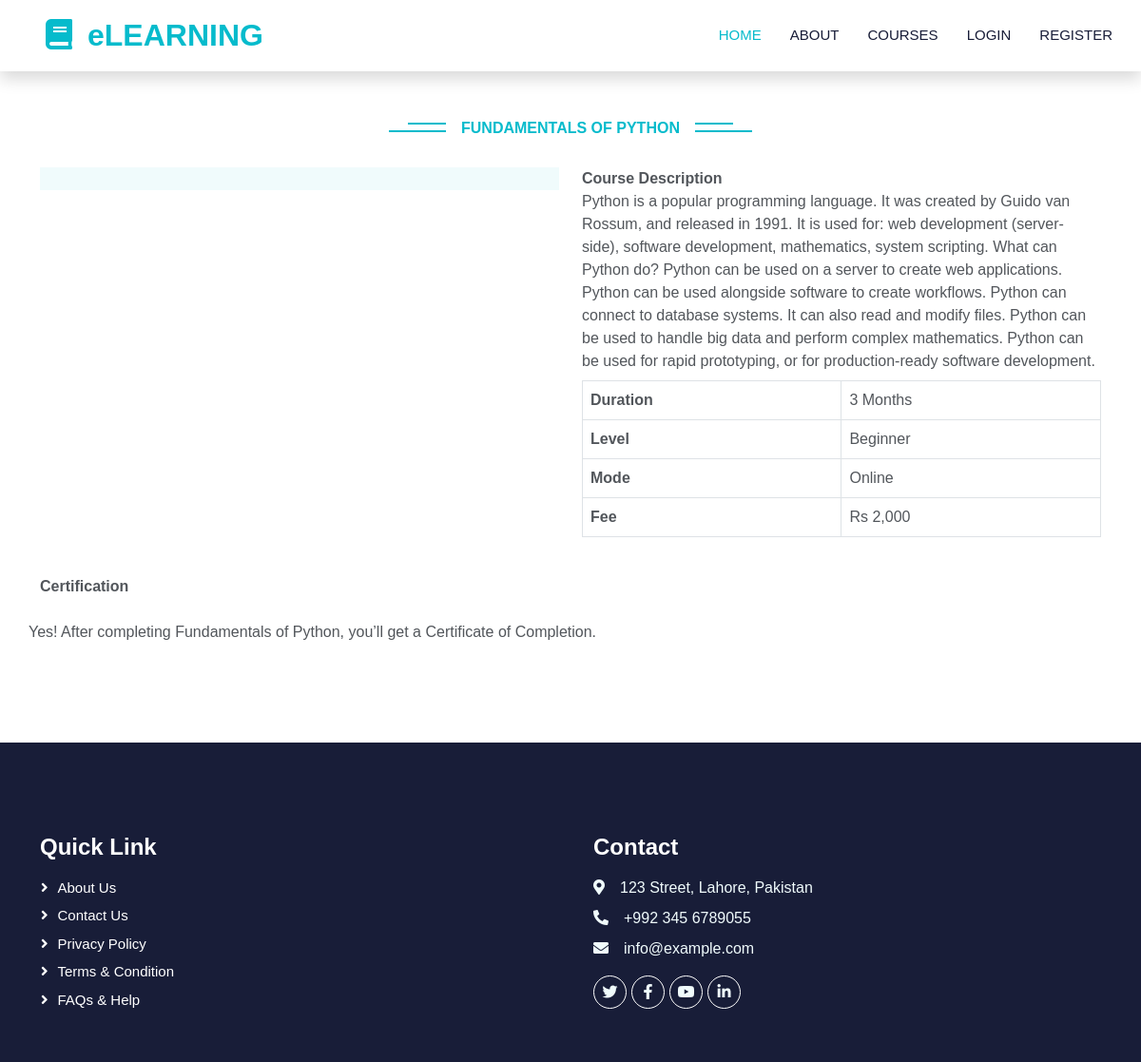
The page /course_details.php?CourseID=1 on the database its author committed.
### tables this page shows
CREATE TABLE `courses` (
  `ID` int(11) NOT NULL,
  `title` varchar(255) NOT NULL,
  `description` text NOT NULL,
  `content` text NOT NULL,
  `image` varchar(100) NOT NULL,
  `fee` int(11) NOT NULL,
  `duration` varchar(100) NOT NULL,
  `level` varchar(50) NOT NULL,
  `mode` varchar(50) NOT NULL,
  `is_assigned` int(11) NOT NULL DEFAULT 0,
  `certification` text DEFAULT NULL,
  `brochure` varchar(255) NOT NULL
);

### src/course_details.php (the view, shortened to what this page needs)
<?php include 'header.php';
if (!isset($_GET['CourseID'])) {
    echo "<script> window.location.href='index.php#courses'; </script>";
} else {
    $Course = mysqli_fetch_array(mysqli_query($con, "SELECT * FROM courses WHERE ID = '$_GET[CourseID]'"));
}
?>
<div class="container-xxl py-5" id="courses">
    <div class="container">
        <div class="text-center wow fadeInUp" data-wow-delay="0.1s">
            <h6 class="section-title bg-white text-center text-primary px-3"><?=$Course['title']?></h6>
        </div>
        <br>
        <div class="row g-4 justify-content-center">
            <div class="col-lg-6 col-md-6 wow fadeInUp" data-wow-delay="0.1s">
                <div class="course-item bg-light">
                    <div class="position-relative overflow-hidden text-center">
                    </div>
                </div>
            </div>
            <div class="col-lg-6 col-md-6 wow fadeInUp" data-wow-delay="0.1s">
                <b>Course Description</b><br><?=$Course['description']?><br>
                <table class="table table-bordered table-hover my-2">
                    <tbody>
                        <tr>
                            <th>Duration</th>
                            <td><?=$Course['duration']?></td>
                        </tr>
                        <tr>
                            <th>Level</th>
                            <td><?=$Course['level']?></td>
                        </tr>
                        <tr>
                            <th>Mode</th>
                            <td><?=$Course['mode']?></td>
                        </tr>
                        <tr>
                            <th>Fee</th>
                            <td><?php echo "Rs ". number_format($Course['fee'])?></td>
                        </tr>
                    </tbody>
                </table>
            </div>
        </div>
        <div class="row g-4 my-2">
            <b>Certification</b><br><?=$Course['certification']?><br>
        </div>
    </div>
</div>
<?php include 'footer.php'; ?>

### src/css/style.css (style rules this page uses)
:root { --primary: #06BBCC; --light: #F0FBFC; --dark: #181d38; }
.section-title { position: relative; display: inline-block; text-transform: uppercase; }
.section-title::before { position: absolute; content: ""; width: calc(100% + 80px); height: 2px; top: 4px; left: -40px; background: var(--primary); z-index: -1; }
.section-title::after { position: absolute; content: ""; width: calc(100% + 120px); height: 2px; bottom: 5px; left: -60px; background: var(--primary); z-index: -1; }

### rows shown on the page
courses: title "FUNDAMENTALS OF PYTHON", description "Python is a popular programming language. It was created by Guido van Rossum, and released in 1991. It is used for: web development (server-side), software development, mathematics, system scripting. What can Python do? Python can be used on a server to create web applications. Python can be used alongside software to create workflows. Python can connect to database systems. It can also read and modify files. Python can be used to handle big data and perform complex mathematics. Python can be used for rapid prototyping, or for production-ready software development.", duration "3 Months", level "Beginner", mode "Online", fee "2,000", certification "Yes! After completing Fundamentals of Python, you’ll get a Certificate of Completion."
